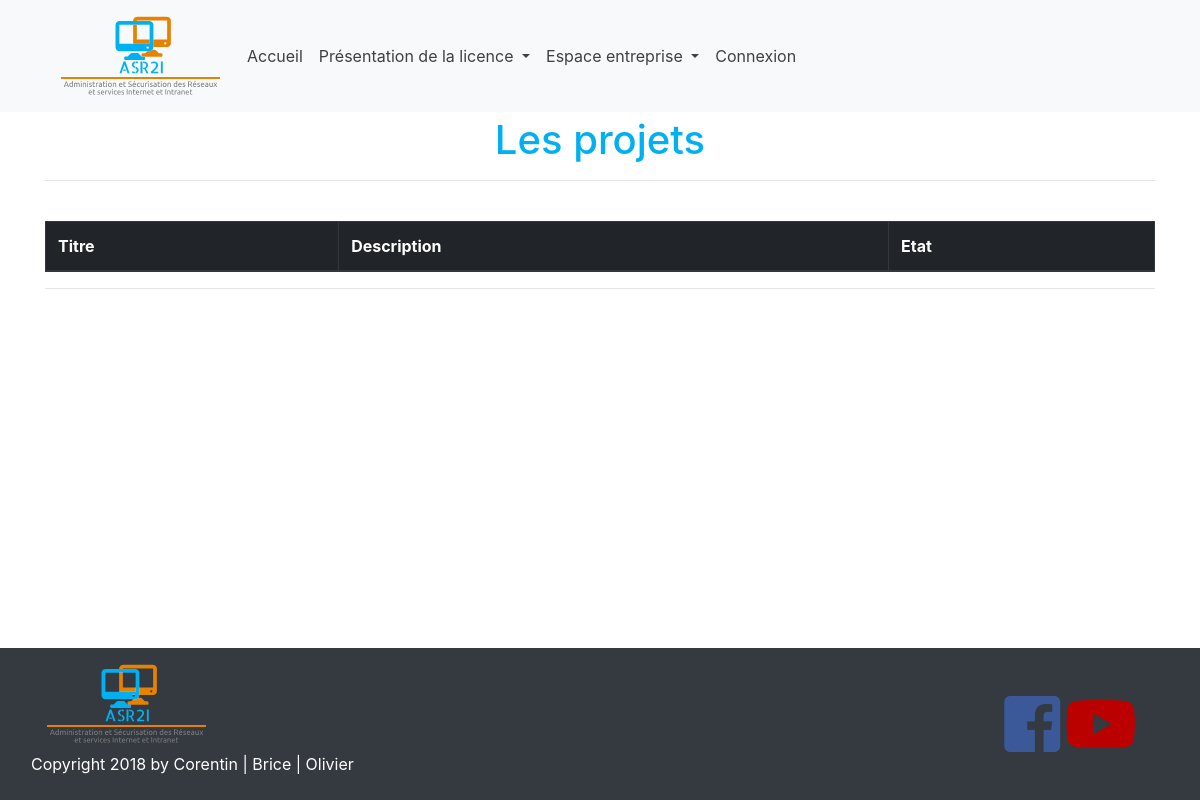
The app's page /validation_projet.php, older data.
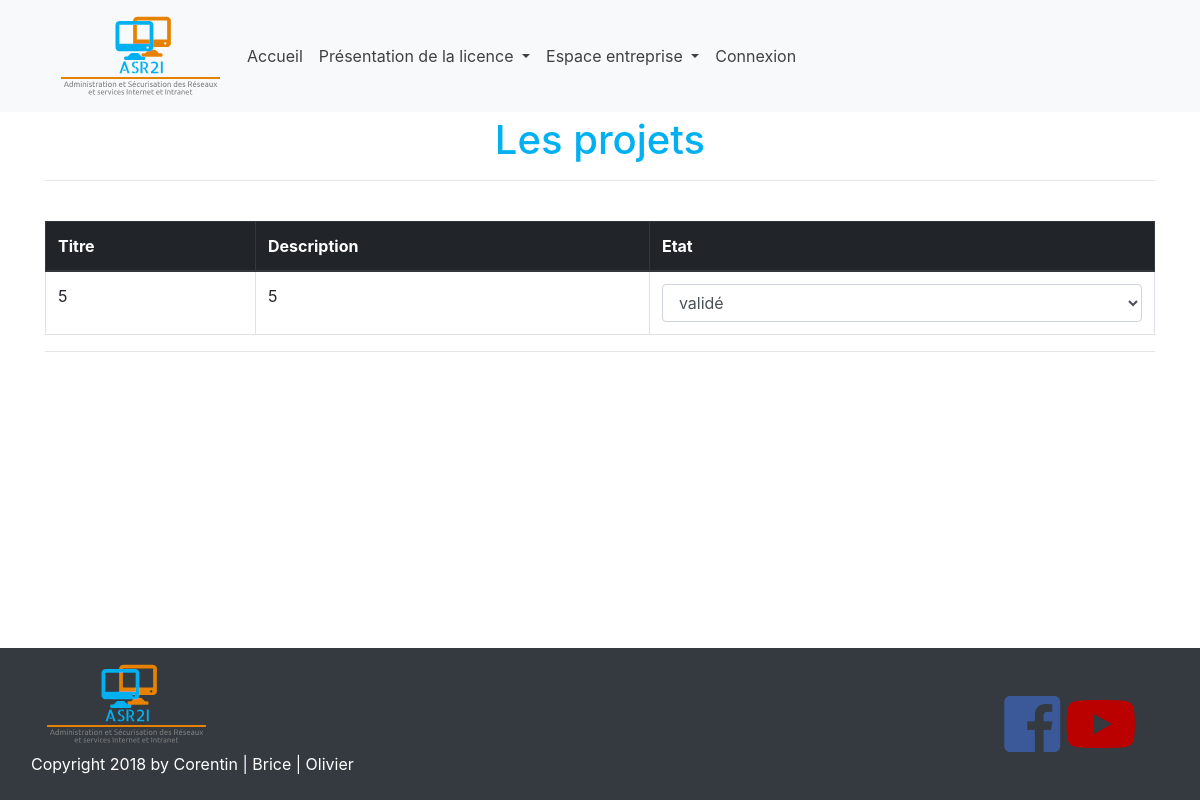
The same page, newer data.
### tables this page shows
CREATE TABLE IF NOT EXISTS `ajout_projet` (
`id` int(11) NOT NULL,
  `id_entreprise` int(11) DEFAULT NULL,
  `nom` varchar(255) DEFAULT NULL,
  `email` varchar(255) DEFAULT NULL,
  `titre` varchar(255) DEFAULT NULL,
  `description` text,
  `etat` enum('en attente','refuse','valide','') DEFAULT NULL
);

### includes/DB.php (called while the page is built)
<?php
class DB
{
   private static $instance = null;
   public static function get()
   {
       if(self::$instance == null)
       {
           try
           {
               self::$instance = new PDO('mysql:host=localhost;dbname=asrii', 'root', 'root', array(PDO::MYSQL_ATTR_INIT_COMMAND => 'SET NAMES utf8'));
           }
           catch(PDOException $e)
           {
               throw $e;
           }
       }
       return self::$instance;
   }
}

### includes/Ajouter_projet.php (called while the page is built, shortened)
<?php
class Ajouter_projet
{
    public static function  get_all_Projet()
    {
        $sth = DB::get()->prepare("select * from ajout_projet");
	     	$sth->execute();
             return $sth;
    }
}

### validation_projet.php (the view, shortened to what this page needs)
<?php
 require('/includes/Ajouter_projet.php');
  include('/includes/header.php');
  include('includes/navbar.php');
 ?>
<?php $test = Ajouter_projet::get_all_Projet(); ?>
<div class="container">
  <h1>Les projets</h1>
    <hr>
    <br/>
	<form action="<?php echo $_SERVER['PHP_SELF'] ?>" method="post">
    <?php
	echo'<table class="table table-bordered">';
      echo'<thead class="thead-dark">';
      echo'<tr><th>Titre</th>';
      echo'<th>Description</th>';
      echo'<th>Etat</th></tr>';
      echo'</thead><tbody>';
    while ($res = $test->fetch()){
        $etat = $res['etat'];
        ?>
        <tr>
        <td><?= $res['titre'] ?></td>
        <td><?= $res['description'] ?></td>
        <td>
        <select id="monselect" onchange="test(<?= $res['id'] ?>,this)" name="select[]"  class="form-control" >
          <option value="valide" <?= $etat == "valide" ? "selected": ""; ?> >validé</option>
      </select>
        </td>
        </tr> <?php
    }
	echo'</tbody></table>';
	?>
  <hr>
  </form>
</div>
<?php  include('includes/footer.php'); ?>

Row changes from the older to the newer data that the page shows:
added ajout_projet: titre "5", description "5", etat+id "validé"
